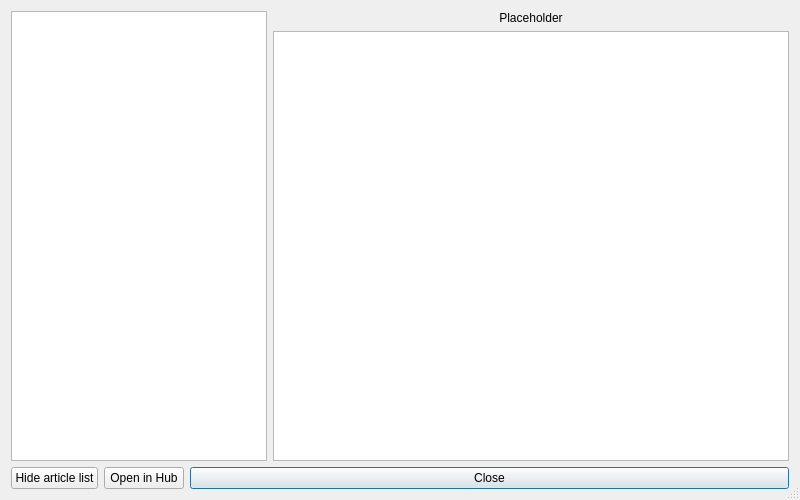
<?xml version="1.0" encoding="UTF-8"?>
<ui version="4.0">
 <class>NewsDialog</class>
 <widget class="QDialog" name="NewsDialog">
  <property name="geometry">
   <rect>
    <x>0</x>
    <y>0</y>
    <width>800</width>
    <height>500</height>
   </rect>
  </property>
  <property name="windowTitle">
   <string>News</string>
  </property>
  <property name="sizeGripEnabled">
   <bool>true</bool>
  </property>
  <layout class="QVBoxLayout" name="verticalLayout">
   <item>
    <layout class="QHBoxLayout" name="horizontalLayout">
     <item>
      <layout class="QVBoxLayout" name="leftVerticalLayout">
       <item>
        <widget class="QListWidget" name="articleListWidget">
         <property name="sizePolicy">
          <sizepolicy hsizetype="Minimum" vsizetype="Expanding">
           <horstretch>0</horstretch>
           <verstretch>0</verstretch>
          </sizepolicy>
         </property>
        </widget>
       </item>
      </layout>
     </item>
     <item>
      <layout class="QVBoxLayout" name="rightVerticalLayout">
       <item>
        <widget class="QLabel" name="articleTitleLabel">
         <property name="text">
          <string notr="true">Placeholder</string>
         </property>
         <property name="alignment">
          <set>Qt::AlignCenter</set>
         </property>
         <property name="openExternalLinks">
          <bool>true</bool>
         </property>
        </widget>
       </item>
       <item>
        <widget class="ProjectDescriptionPage" name="currentArticleContentBrowser">
         <property name="textInteractionFlags">
          <set>Qt::LinksAccessibleByKeyboard|Qt::LinksAccessibleByMouse|Qt::TextBrowserInteraction|Qt::TextSelectableByKeyboard|Qt::TextSelectableByMouse</set>
         </property>
         <property name="openExternalLinks">
          <bool>true</bool>
         </property>
         <property name="openLinks">
          <bool>true</bool>
         </property>
        </widget>
       </item>
      </layout>
     </item>
    </layout>
   </item>
   <item>
    <layout class="QGridLayout" name="gridLayout">
     <item row="0" column="2">
      <widget class="QPushButton" name="closeButton">
       <property name="sizePolicy">
        <sizepolicy hsizetype="Expanding" vsizetype="Fixed">
         <horstretch>10</horstretch>
         <verstretch>0</verstretch>
        </sizepolicy>
       </property>
       <property name="text">
        <string>Close</string>
       </property>
      </widget>
     </item>
     <item row="0" column="1">
      <widget class="QPushButton" name="openInHubButton">
       <property name="text">
        <string>Open in Hub</string>
       </property>
       <property name="icon">
        <iconset theme="internet-web-browser"/>
       </property>
      </widget>
     </item>
     <item row="0" column="0">
      <widget class="QPushButton" name="toggleListButton">
       <property name="text">
        <string>Hide article list</string>
       </property>
      </widget>
     </item>
    </layout>
   </item>
  </layout>
 </widget>
 <customwidgets>
  <customwidget>
   <class>ProjectDescriptionPage</class>
   <extends>QTextBrowser</extends>
   <header>ui/widgets/ProjectDescriptionPage.h</header>
  </customwidget>
 </customwidgets>
 <resources/>
 <connections>
  <connection>
   <sender>closeButton</sender>
   <signal>clicked()</signal>
   <receiver>NewsDialog</receiver>
   <slot>accept()</slot>
   <hints>
    <hint type="sourcelabel">
     <x>199</x>
     <y>277</y>
    </hint>
    <hint type="destinationlabel">
     <x>199</x>
     <y>149</y>
    </hint>
   </hints>
  </connection>
 </connections>
</ui>
